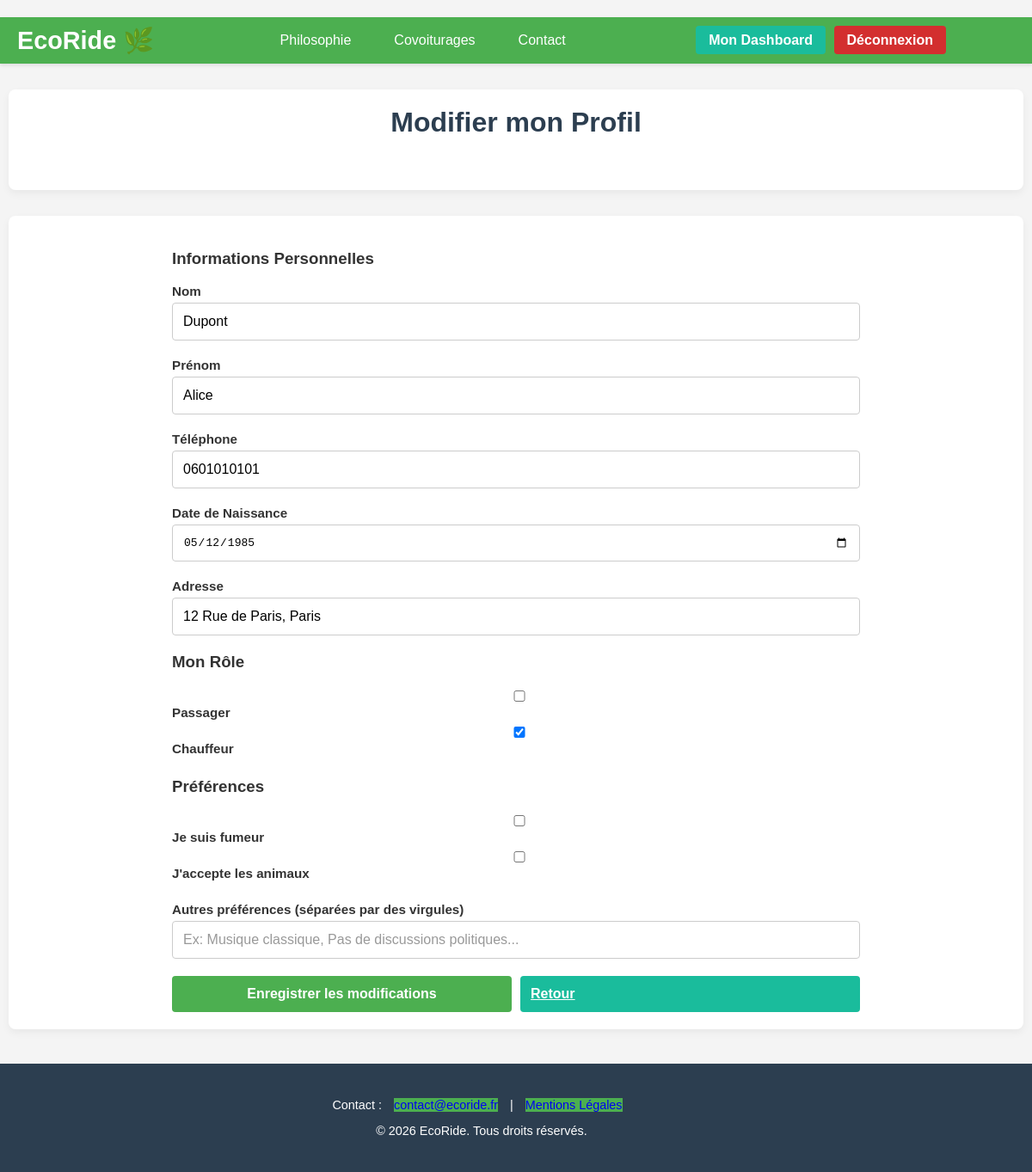
/public/index.php?p=utilisateurs.profile.edit (signed in), run on the app's committed database.
### tables this page shows
CREATE TABLE IF NOT EXISTS `utilisateur` (
  `utilisateur_id` INT NOT NULL AUTO_INCREMENT,
  `nom` VARCHAR(50) NOT NULL,
  `prenom` VARCHAR(50) NOT NULL,
  `email` VARCHAR(50) NOT NULL UNIQUE,  
  `password` VARCHAR(50) NOT NULL,
  `telephone` VARCHAR(50) NULL,
  `adresse` VARCHAR(50) NULL,
  `date_naissance` VARCHAR(50) NULL,  
  `photo` BLOB NULL,
  `pseudo` VARCHAR(50) NOT NULL UNIQUE,
  `role_id` INT NOT NULL,  
  `credit` INT NOT NULL DEFAULT 20,
  PRIMARY KEY (`utilisateur_id`),
  INDEX `fk_utilisateur_role_idx` (`role_id` ASC),
  CONSTRAINT `fk_utilisateur_role`
    FOREIGN KEY (`role_id`)
    REFERENCES `role` (`role_id`)
);

### core/Controller/Controller.php (called while the page is built, shortened)
<?php
class Controller
{
    protected $viewPath;
    protected function render($view, $variables = [])
    {
        extract($variables);
        require($this->viewPath . str_replace('.', '/', $view) . '.php');
    }
}

### app/Controller/UtilisateursController.php (called while the page is built, shortened)
<?php
class UtilisateursController extends AppController
{
    public function edit()
    {
        $auth = new DbAuth(App::getInstance()->getDb());
        $id = $auth->getConnectedUserId();
        $utilisateur = $this->Utilisateur->find($id);
        $user_prefs = [];
        $this->render('utilisateurs.profile.edit', compact('utilisateur', 'user_prefs', 'message', 'message_type', 'has_cars'));
    }
}

### core/Autoloader.php (called while the page is built, shortened)
<?php
class Autoloader
{
    static function fautoload($class)
    {
        if (strpos($class, __NAMESPACE__) === 0) {
            $class = str_replace(__NAMESPACE__ . '\\', '', $class);
            $class = str_replace('\\', '/', $class);
        }
    }
}

### app/App.php (called while the page is built, shortened)
<?php
class App
{
    private static $_instance;
    private $db_instance;
    public static function getInstance()
    {
        if (is_null(self::$_instance)) {
            self::$_instance = new App();
        }
        return self::$_instance;
    }
    public static function load()
    {
        require ROOT . '/app/Autoloader.php';
        require ROOT . '/core/Autoloader.php';
    }
    public function getDb()
    {
        $config = Config::getInstance(ROOT . '/config/config.php');
        if (is_null($this->db_instance)) {
            $this->db_instance = new MysqlDatabase($config->get('db_name'), $config->get('db_user'), $config->get('db_pass'), $config->get('db_host'));
        }
        return $this->db_instance;
    }
}

### core/Config.php (called while the page is built, shortened)
<?php
class Config
{
    private $settings;
    private static $_instance;
    private function __construct($file)
    {
        $this->settings = require($file);
    }
    public static function getInstance($file)
    {
        if (is_null(self::$_instance)) {
            self::$_instance = new Config($file);
        }
        return self::$_instance;
    }
    public function get($key)
    {
        return $this->settings[$key];
    }
}

### config/config.php (called while the page is built)
<?php
return array(
    "db_user" => "abcrdv",
    "db_pass" => "*E8D46CE25265E545D225A8A6F1BAF642FEBEE5CB",
    "db_host" => "mysql-abcrdv.alwaysdata.net",
    "db_name" => "abcrdv_ecoride_db"
);

### core/Auth/DbAuth.php (called while the page is built, shortened)
<?php
class DbAuth
{
    public function getConnectedUserId()
    {
        return $_SESSION['auth'] ?? null;
    }
}

### core/Model/Model.php (called while the page is built, shortened)
<?php
class Model
{
    protected $table;
    protected $column;
    protected $db;
    public function __construct(Database $db)
    {
        $this->db = $db;
    }
    public function find($id)
    {
        return $this->query("SELECT * FROM {$this->table} WHERE {$this->column} = ?", [$id], true);
    }
    public function query($statement, $attributes = null, $one = false)
    {
        $classe_name = str_replace('Model', 'Entity', get_class($this));
        if ($attributes) {
            return $this->db->prepare(
                $statement,
                $attributes,
                $classe_name,
                $one
            );
        } else {
            return $this->db->query(
                $statement,
                $classe_name,
                $one
            );
        }
    }
}

### core/Database/MysqlDatabase.php (called while the page is built, shortened)
<?php
class MysqlDatabase extends Database
{
    private $dbname;
    private $dbusername;
    private $dbpassword;
    private $dbhost;
    private $pdo;
    public function __construct($dbname = '', $dbusername = 'root', $dbpassword = '', $dbhost = 'localhost')
    {
        $this->dbname = $dbname;
        $this->dbusername = $dbusername;
        $this->dbpassword = $dbpassword;
        $this->dbhost = $dbhost;
    }
    private function getPdo()
    {
        if ($this->pdo === null) {
            $dns = 'mysql:host=' . $this->dbhost . ';dbname=' . $this->dbname;
            $pdo = new PDO($dns, $this->dbusername, $this->dbpassword);
            $pdo->setAttribute(PDO::ATTR_ERRMODE, PDO::ERRMODE_EXCEPTION);
            $this->pdo = $pdo;
        }
        return $this->pdo;
    }
    public function prepare($statement, $attributes, $class_name = null, $one = false)
    {
        $req = $this->getPdo()->prepare($statement);
        $res = $req->execute($attributes);
        if ($class_name === null) {
            $req->setFetchMode(PDO::FETCH_OBJ);
        } else {
            $req->setFetchMode(PDO::FETCH_CLASS, $class_name);
        }
        if ($one) {
            $datas = $req->fetch();
        } else {
            $datas = $req->fetchAll();
        }
        return $datas;
    }
}

### app/Autoloader.php (called while the page is built, shortened)
<?php
class Autoloader
{
    static function fautoload($class)
    {
        if (strpos($class, __NAMESPACE__) === 0) {
            $class = str_replace(__NAMESPACE__ . '\\', '', $class);
            $class = str_replace('\\', '/', $class);
        }
    }
}

### app/Views/utilisateurs/profile/edit.php (the view, shortened to what this page needs)
<section class="presentation-section">
    <div class="presentation-content">
        <div class="dashboard-header" style="background: none; color: inherit; padding: 0; box-shadow: none;">
            <h1>Modifier mon Profil</h1>
        </div>
    </div>
</section>
<section class="presentation-section">
    <div class="presentation-content">
        <form action="index.php?p=utilisateurs.profile.edit" method="POST" class="form-utilisateurs" style="text-align: left; max-width: 800px; margin: 0 auto;">
            <h3>Informations Personnelles</h3>
            <div class="form-group-row">
                <div class="form-group">
                    <label for="nom">Nom</label>
                    <input type="text" id="nom" name="nom" class="form-control" value="<?= htmlspecialchars($utilisateur->nom) ?>" required>
                </div>
                <div class="form-group">
                    <label for="prenom">Prénom</label>
                    <input type="text" id="prenom" name="prenom" class="form-control" value="<?= htmlspecialchars($utilisateur->prenom) ?>" required>
                </div>
            </div>
            <div class="form-group-row">
                <div class="form-group">
                    <label for="telephone">Téléphone</label>
                    <input type="tel" id="telephone" name="telephone" class="form-control" value="<?= htmlspecialchars($utilisateur->telephone) ?>">
                </div>
                <div class="form-group">
                    <label for="date_naissance">Date de Naissance</label>
                    <input type="date" id="date_naissance" name="date_naissance" class="form-control" value="<?= htmlspecialchars($utilisateur->date_naissance) ?>">
                </div>
            </div>
            <div class="form-group">
                <label for="adresse">Adresse</label>
                <input type="text" id="adresse" name="adresse" class="form-control" value="<?= htmlspecialchars($utilisateur->adresse) ?>">
            </div>
            <h3>Mon Rôle</h3>
            <?php
                $role_id = $utilisateur->role_id;
                $check_passager = ($role_id == 2 || $role_id == 3);
                $check_chauffeur = ($role_id == 1 || $role_id == 3 || (isset($has_cars) && $has_cars));
            ?>
            <div class="form-group checkbox-group">
                <div class="checkbox-item">
                    <input type="checkbox" id="role_passager" name="role_passager" value="2" <?= $check_passager ? 'checked' : '' ?>>
                    <label for="role_passager">Passager</label>
                </div>
                <div class="checkbox-item">
                    <input type="checkbox" id="role_chauffeur" name="role_chauffeur" value="1" <?= $check_chauffeur ? 'checked' : '' ?> onchange="toggleChauffeurInfo(this)">
                    <label for="role_chauffeur">Chauffeur</label>
                </div>
            </div>
            <h3>Préférences</h3>
            <div class="form-group checkbox-group">
                <div class="checkbox-item">
                    <input type="checkbox" id="pref_fumeur" name="pref_fumeur" value="1" <?= in_array('Fumeur', $user_prefs) ? 'checked' : '' ?>>
                    <label for="pref_fumeur">Je suis fumeur</label>
                </div>
                <div class="checkbox-item">
                    <input type="checkbox" id="pref_animaux" name="pref_animaux" value="1" <?= in_array('Accepte les animaux', $user_prefs) ? 'checked' : '' ?>>
                    <label for="pref_animaux">J'accepte les animaux</label>
                </div>
            </div>
            <div class="form-group">
                <label for="custom_prefs">Autres préférences (séparées par des virgules)</label>
                <?php
                    $custom_values = array_diff($user_prefs, ['Fumeur', 'Non Fumeur', 'Accepte les animaux', 'Pas d\'animaux']);
                    $custom_string = implode(', ', $custom_values);
                ?>
                <input type="text" id="custom_prefs" name="custom_prefs" class="form-control" value="<?= htmlspecialchars($custom_string) ?>" placeholder="Ex: Musique classique, Pas de discussions politiques...">
            </div>
            <div class="form-buttons">
                <button type="submit" class="btn btn-primary">Enregistrer les modifications</button>
                <a href="index.php?p=utilisateurs.profile.index" class="btn btn-secondary">Retour</a>
            </div>
        </form>
    </div>
</section>

### public/css/style_app.css (style rules this page uses)
:root { --color-ecogreen: #4CAF50; --color-ecogreen-survol: #45a049; --color-ecodark: #388E3C; --color-nightblue: #2c3e50; --color-price: #1abc9c; --color-rating: #f39c12; --color-background: #f4f4f4; --color-text: #333; --color-card-bg: #ffffff; --color-border: #eee; --color-connexion: #2c3e50; }
body { font-family: Arial, sans-serif; margin: 0; padding-top: 0; background-color: var(--color-background); color: var(--color-text); }
.presentation-section { background-color: white; padding: 20px 20px; border-radius: 8px; box-shadow: 0 4px 10px rgba(0, 0, 0, 0.05); box-shadow: 0 4px 10px rgba(0, 0, 0, 0.05); margin: 30px auto; max-width: 1400px; width: 95%; display: flex; flex-direction: column; gap: 30px; align-items: center; text-align: center; }
.presentation-section h1 { margin-bottom: 2rem; color: #2c3e50; }
.presentation-content { flex: 2; width: 100%; }

### public/css/style_utilisateur.css (style rules this page uses)
.form-group { margin-bottom: 20px; }
.form-group label { display: block; margin-bottom: 8px; color: var(--color-nightblue); font-weight: bold; font-size: 0.95em; }
.form-control { width: 100%; padding: 12px; border: 1px solid var(--color-border); border-radius: 4px; font-size: 0.95em; box-sizing: border-box; transition: border-color 0.3s ease; }
.form-control::placeholder { color: #999; }
.btn { padding: 12px; border: none; border-radius: 4px; font-size: 1em; font-weight: bold; cursor: pointer; transition: all 0.3s ease; }
.btn-primary { background-color: var(--color-ecogreen); color: white; margin-top: 10px; }
.btn-secondary { background-color: var(--color-price); color: white; }
.form-buttons { display: flex; gap: 10px; margin-top: 15px; justify-content: space-between; }
.form-buttons .btn { flex: 1; margin-top: 0; }
.dashboard-header { background: linear-gradient(135deg, var(--color-ecogreen) 0%, var(--color-ecodark) 100%); color: white; padding: 40px 30px; border-radius: 8px; margin-bottom: 40px; }
.dashboard-header h1 { margin: 0 0 10px 0; font-size: 2em; }

### public/css/style_contact.css (style rules this page uses)
.form-group { display: flex; flex-direction: column; }
.form-group label { font-weight: bold; color: #333; margin-bottom: 5px; }
.form-group input, .form-group select, .form-group textarea { padding: 12px; border: 1px solid #ccc; border-radius: 4px; font-size: 1em; box-sizing: border-box; width: 100%; transition: border-color 0.3s; }

### public/css/style_trajet.css (style rules this page uses)
:root { --color-status-confirmed: #2ecc71; --color-status-pending: #e67e22; --color-status-cancelled: #e74c3c; --color-status-onboarding: #3498db; --color-disabled: #bdc3c7; --color-ecogreen: #4CAF50; --color-ecodark: #388E3C; --color-nightblue: #2c3e50; --color-price: #1abc9c; --color-rating: #f39c12; --color-background: #f4f4f4; --color-text: #333; --color-card-bg: #ffffff; --color-border: #eee; --color-white: #ffffff; --color-text-main: #333; --color-text-muted: #999999; --radius-lg: 8px; --shadow: 0 2px 8px rgba(0, 0, 0, 0.1); --transition: all 0.2s ease; }

### public/css/style_trajet_detail.css (style rules this page uses)
:root { --color-ecogreen: #4CAF50; --color-ecogreen-survol: #45a049; --color-ecodark: #388E3C; --color-nightblue: #2c3e50; --color-price: #1abc9c; --color-rating: #f39c12; --color-background: #f4f4f4; --color-text: #333; --color-card-bg: #ffffff; --color-border: #eee; --color-light-bg: #f9f9f9; }

### data on the page
utilisateur: nom "Dupont", prenom "Alice", telephone "0601010101", date_naissance "05/12/1985", adresse "12 Rue de Paris, Paris", role_id "☑"
